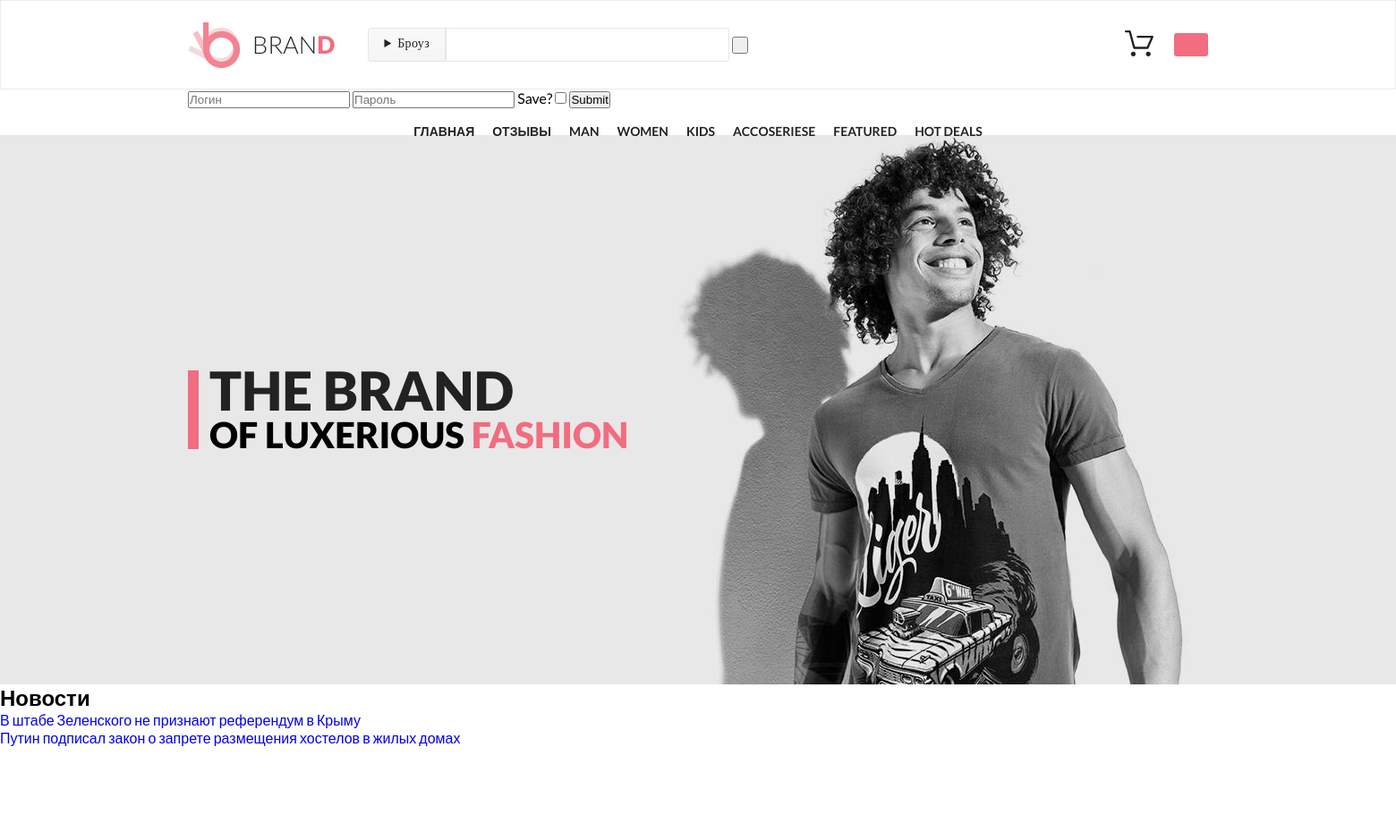
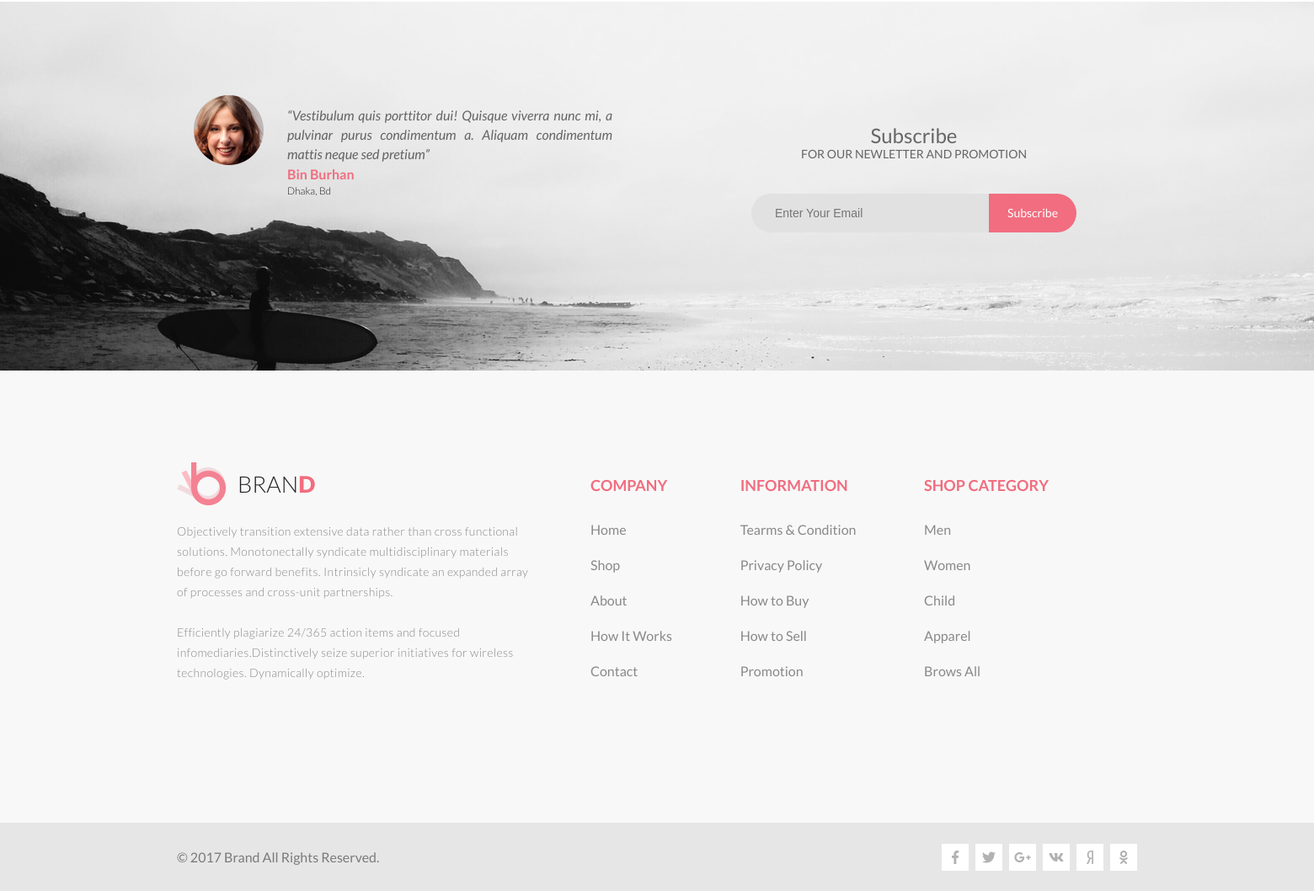
Page /news/ on the committed database (2 pictures, top to bottom).
### tables this page shows
CREATE TABLE `news` (
  `id` int(11) NOT NULL,
  `category` int(11) NOT NULL,
  `prev` text NOT NULL,
  `text` text NOT NULL
);

### engine/db.php (called while the page is built, shortened)
<?php
function getDb() {
    static $db = null;
    if (is_null($db)) {
        $db = @mysqli_connect(HOST, USER, PASS, DB) or die("Could not connect: " . mysqli_connect_error());
    }
    return $db;
}
function getAssocResult($sql)
{
    $db = getDb();
    $result = @mysqli_query($db, $sql) or die(mysqli_error($db));
    $array_result = [];
    while ($row = mysqli_fetch_assoc($result))
        $array_result[] = $row;
    return $array_result;
}

### engine/news.php (called while the page is built, shortened)
<?php
function getNews()
{
    $sql = "SELECT * FROM news";
    $news = getAssocResult($sql);
    return $news;
}

### engine/controller.php (called while the page is built, shortened)
<?php
function prepareVariables($page, $action, $id)
{
    $params = [];
    $params['count'] = getBasketCount();
    switch ($page) {
        case 'news':
            $params["news"] = getNews();
            break;
    }
    return $params;
}

### views/news.php (the view)
<h2>Новости</h2>
<? foreach ($news as $item): ?>
    <p><a href="/newspage/<?=$item['id']?>"><?=$item['prev']?></a></p>
<?endforeach;?>

### public/css/styles.css (style rules this page uses)
* { margin: 0; padding: 0; }
body { font-family: 'Lato', sans-serif; position: relative; }

### rows in the picture
news: prev "В штабе Зеленского не признают референдум в Крыму"
news: prev "Путин подписал закон о запрете размещения хостелов в жилых домах"
